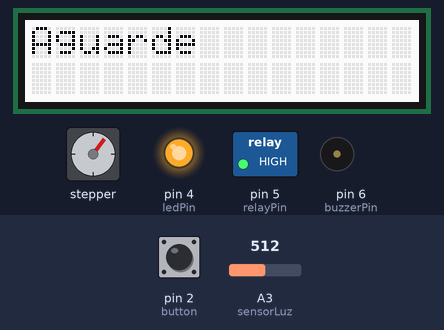
The sketch below on a simulated Arduino Mega 2560, built with avr-gcc and run on an emulated ATmega2560. On the bench: 16×2 character LCD, stepper motor, switched loads named in the sketch (green lamp = pin HIGH), output pins drawn as LEDs (lit = HIGH), buzzer (waves = sounding, pin HIGH). Inputs (shaded band) come from the test bench; at power-on: A3 (sensorLuz) = 512, pin 2 (button) HIGH. Stepper angles assume 48 steps per turn; what the sketch prints to the serial monitor is not drawn.

Above: at 1.2 s.
1.3 s: A3 (sensorLuz) set to 550
At 1.76 s:
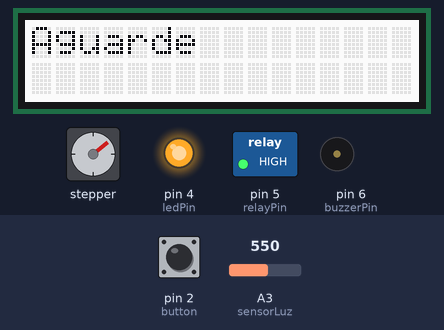
3.6 s: A3 (sensorLuz) set to 571
At 3.84 s:
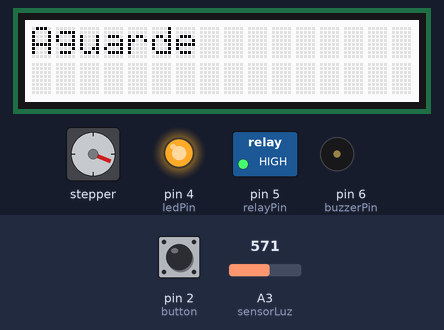
6.2 s: A3 (sensorLuz) set to 533
9.1 s: A3 (sensorLuz) set to 515
11.9 s: A3 (sensorLuz) set to 716
At 12.76 s:
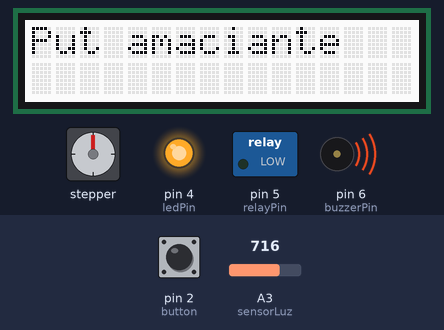
14.9 s: pin 2 (button) pulled LOW for 0.3 s
At 15.72 s:
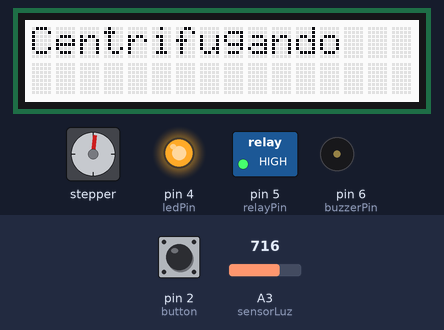
Timing chart, 0 to 18.6 s (numbered marks = the images above; inputs shaded):
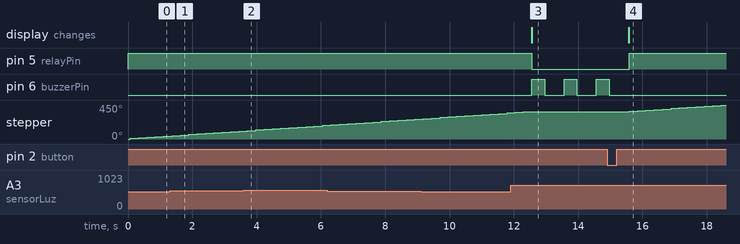

The sketch:

TarDan2.ino
```cpp
#include <Stepper.h>
#include <Wire.h>
#include "rgb_lcd.h" // usar proprio pc, bilioteca no face

#define STEPS 48
#define LUZ   45

//Stepper stepper(STEPS, 8, 9, 10, 11);
//Stepper stepper(STEPS, 8, 9, 11, 10);
Stepper stepper(STEPS, 8, 11, 9, 10);
int ledPin=4;       // atualmente usando lanterna
int relayPin = 5;
int sensorLuz = 3;
int lastValue;      // para comparar variações de luz
int button = 2;
int buzzerPin = 6;

int nada = 1;   // nenhum botao pressionado


rgb_lcd lcd;

const int colorR = 255;
const int colorG = 255;
const int colorB = 255;

void setup() {
  stepper.setSpeed(5);            // velocidade do motor de passo
  pinMode(button,INPUT);
  pinMode(ledPin,OUTPUT);
  pinMode(relayPin, OUTPUT);
  pinMode(buzzerPin, OUTPUT);


  /* configuração inicial dos acessórios do groove */
  digitalWrite(ledPin,HIGH);          // LED ou lanterna acesa
  digitalWrite(relayPin, HIGH);       // relay ligado para alimentar o motor
  digitalWrite(buzzerPin, LOW);       // buzina desligada
  lastValue = analogRead(sensorLuz);  // valor base será o lido aqui

  pinMode(button, INPUT_PULLUP);      // interrupção porta 2 do Arduino Mega quando botão é perssionado
  attachInterrupt(0, interrupcao, RISING);

  lcd.begin(16, 2);
  lcd.setRGB(colorR, colorG, colorB);

  lcd.print("Aguarde");
  Serial.begin(9600);
}

void loop() {
  digitalWrite(relayPin, HIGH);   // motor volta a funcionar
  nada = 1;
  int sensorValue = analogRead(sensorLuz);    // lê o valor no sensor de luz
  Serial.println(lastValue - sensorValue);
  stepper.step(1);                            // anda um passo com o motor para simular botão da máquina
  if((abs(lastValue - sensorValue)) > LUZ)    // botao chegou ou saiu da posição crítica
      putAmaciante();                         // procedimento amaciante é então chamado
                                              // será chamado o procedimento amaciante
  lastValue = sensorValue;                    // atualiza ultimo valor lido
  delay(10);
}


void  putAmaciante(){
  stepper.step(1);
  digitalWrite(relayPin, LOW);        // desliga o motor com o relê
  lcd.clear();
  lcd.print("Put amaciante");   // escreve ação a ser tomada no display LCD

  while(nada){                        // enquanto o botão não for pressionado
    digitalWrite(buzzerPin, HIGH);    // buzine um pouco
    delay(400);
    digitalWrite(buzzerPin, LOW);     // desliga a buzina
    delay(600);
  }
  lcd.clear();
  lcd.print("Centrifugando");
  nada = 1;                           // botão já foi pressionado logo volte a indicar que "nada" está acontecendo
}

void interrupcao() {              // quanto botão é pressionado


  nada = 0;                       // flag indica que botão foi pressionado (muda para 0)
}
```

Measured:
- the behaviour switches between 557 and 558 on A3 (sensorLuz) (found by bisection; images 1 and 2)
- after the input at 11.9 s, pin 5 (relayPin): HIGH → LOW after 0.65 s; pin 6 (buzzerPin): alternates HIGH for 0.40 s and LOW for 0.60 s, starting after 0.67 s; stepper: goes on until 12.3 s, then stays 360°; the display: changes after 0.67 s (image 3)
- after the input at 14.9 s, pin 5 (relayPin): LOW → HIGH after 0.69 s; pin 6 (buzzerPin): goes on until 15.0 s, then stays LOW; stepper: keeps turning clockwise at about 31°/s, starting after 0.69 s; the display: changes after 0.68 s (image 4)
